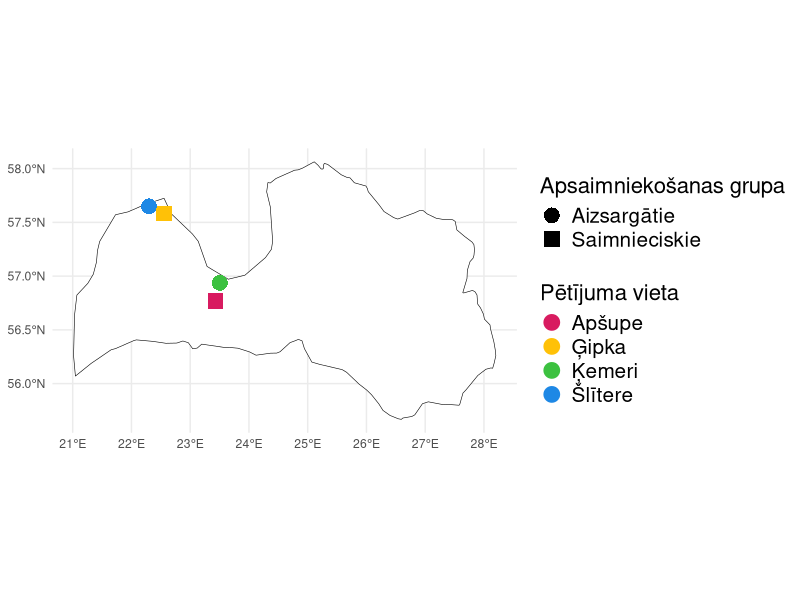
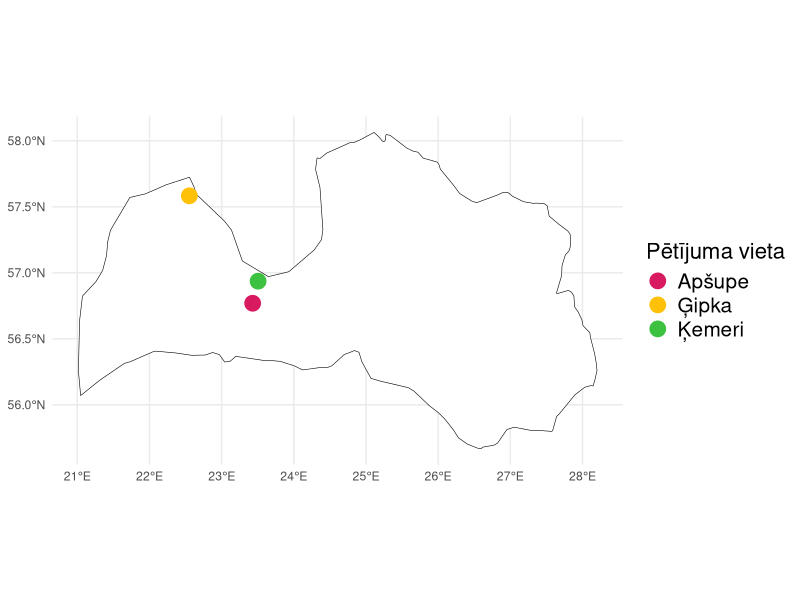
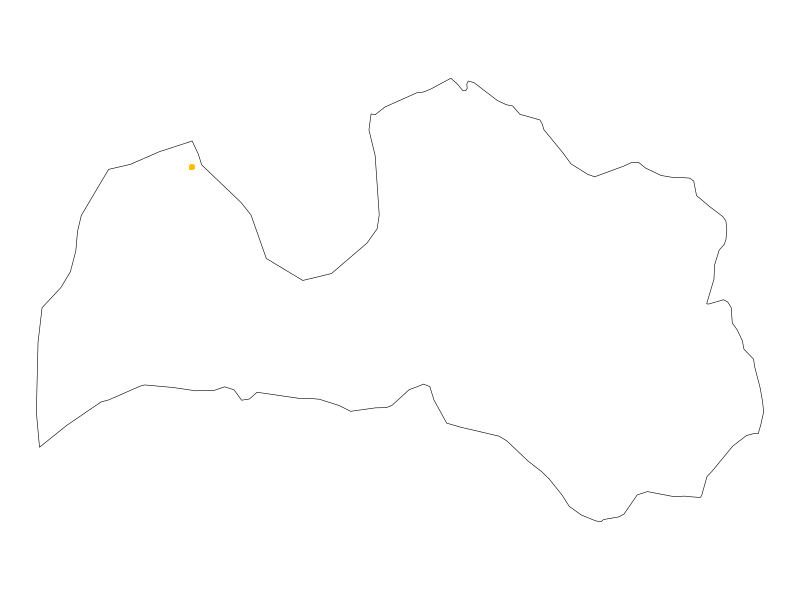
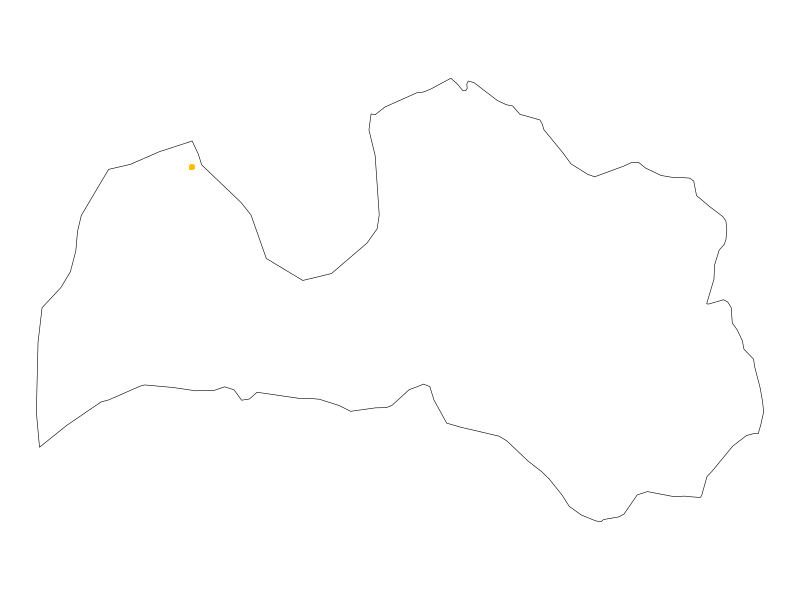

The R source for these figures, in order:
# Pakotnes ----
if(!require(readxl)) install.packages("readxl")
if(!require(ggplot2)) install.packages("ggplot2")
if(!require(dplyr)) install.packages("dplyr")
if(!require(sf)) install.packages("sf")
if(!require(rnaturalearth)) install.packages("rnaturalearth")



# Dati ----
kartes_Vietas <- read_excel("uzskaisu_dati.xlsx", sheet = "Vietas")
kartes_Vietas <-  kartes_Vietas[-101,]
dim(kartes_Vietas)
unique(kartes_Vietas$vieta)



# Transekšu centroīdi ----
head(kartes_Vietas) # strūktūra
class(kartes_Vietas$x_sakums) # pārbaudīt mainīga klasi

kartes_Vietas <- kartes_Vietas %>% # samainīt visus uz numeric
  mutate(across(c(x_sakums, y_sakums, x_beigas, y_beigas), as.numeric))

class(kartes_Vietas$x_sakums)


kartes_Vietas <- kartes_Vietas[,c(1:6)] %>%
  mutate(
    x_vidus = (kartes_Vietas$x_sakums + kartes_Vietas$x_beigas) / 2,
    y_vidus = (kartes_Vietas$y_sakums + kartes_Vietas$y_beigas) / 2
  )
head(kartes_Vietas) # strūktūra


vietu_centroidi <- kartes_Vietas %>%
  group_by(vieta) %>%
  summarise(
    x_centroid = mean(x_vidus),
    y_centroid = mean(y_vidus),
    .groups = "drop"
  )


print(vietu_centroidi)

vietu_centroidi <- st_as_sf(vietu_centroidi, coords = c("x_centroid", "y_centroid"), crs = 3059)  # LKS-92



latvija_sf <- ne_countries(scale = "medium", returnclass = "sf") |>
  dplyr::filter(admin == "Latvia")

vietu_centroidi <- st_transform(vietu_centroidi, crs = st_crs(latvija_sf)) 


head(vietu_centroidi)
vietu_centroidi$tips <- ifelse(vietu_centroidi$vieta %in% c("Ģipka", "Apšupe"), "Saimnieciskie", "Aizsargātie")
unique(vietu_centroidi$vieta)

# Centroīdi wgs formātā
print(vietu_centroidi)

#Kopēja plans ------------------------------

ggplot() +
  geom_sf(data = latvija_sf, fill = "white", color = "black") +
  geom_sf(data = vietu_centroidi, aes(color = vieta, shape = tips), size = 5) +  
  scale_color_manual(values = c("#D81B60", "#FFC107", "#3cc140", "#1E88E5"), 
                     name = "Pētījuma vieta") +
  scale_shape_manual(values = c(16, 15),  # piemēram: aplis, trīsstūris, kvadrāts
                     name = "Apsaimniekošanas grupa") +
  theme_minimal() +
  theme(
    plot.title = element_text(size = 23, face = "bold"), 
    legend.title = element_text(size = 16),
    legend.text = element_text(size = 15)
  )

#Kopēja realitāte ------------------------------
vietu_centroidi2 <- vietu_centroidi[!vietu_centroidi$vieta == "Šlītere",]
vietu_centroidi2 <- vietu_centroidi2[,-3]

ggplot() +
  geom_sf(data = latvija_sf, fill = "white", color = "black") +
  geom_sf(data = vietu_centroidi2, aes(color = vieta,), size = 5) +  
  scale_color_manual(values = c("#D81B60", "#FFC107", "#3cc140", "#1E88E5"), 
                     name = "Pētījuma vieta") +
  scale_shape_manual(values = c(16, 15),  # piemēram: aplis, trīsstūris, kvadrāts
                     name = "Apsaimniekošanas grupa") +
  theme_minimal() +
  theme(
    plot.title = element_text(size = 23, face = "bold"), 
    legend.title = element_text(size = 16),
    legend.text = element_text(size = 15)
  )

# Katrai vietai ----------------------

unique(vietu_centroidi$vieta)
vieta_punkts <- vietu_centroidi %>% filter(vieta == "Ģipka")

vieta_karte <- ggplot() +
  geom_sf(data = latvija_sf, fill = "white", color = "black") +
  geom_sf(data = vieta_punkts, aes(color = vieta, shape = tips), size = 2) +
  scale_color_manual(values = c("Ģipka" = "#FFC107"), name = NULL) +
  scale_shape_manual(values = c(16, 15), name = NULL) +
  theme_void() +
  theme(
    panel.background = element_rect(fill = NA, color = NA),
    plot.background = element_rect(fill = NA, color = NA),
    legend.position = "none"
  )

vieta_karte

ggsave("karte_caurs.png", 
       plot = vieta_karte,
       bg = "transparent",
       width = 428 / 600,
       height = 754 / 600,
       dpi = 600)
